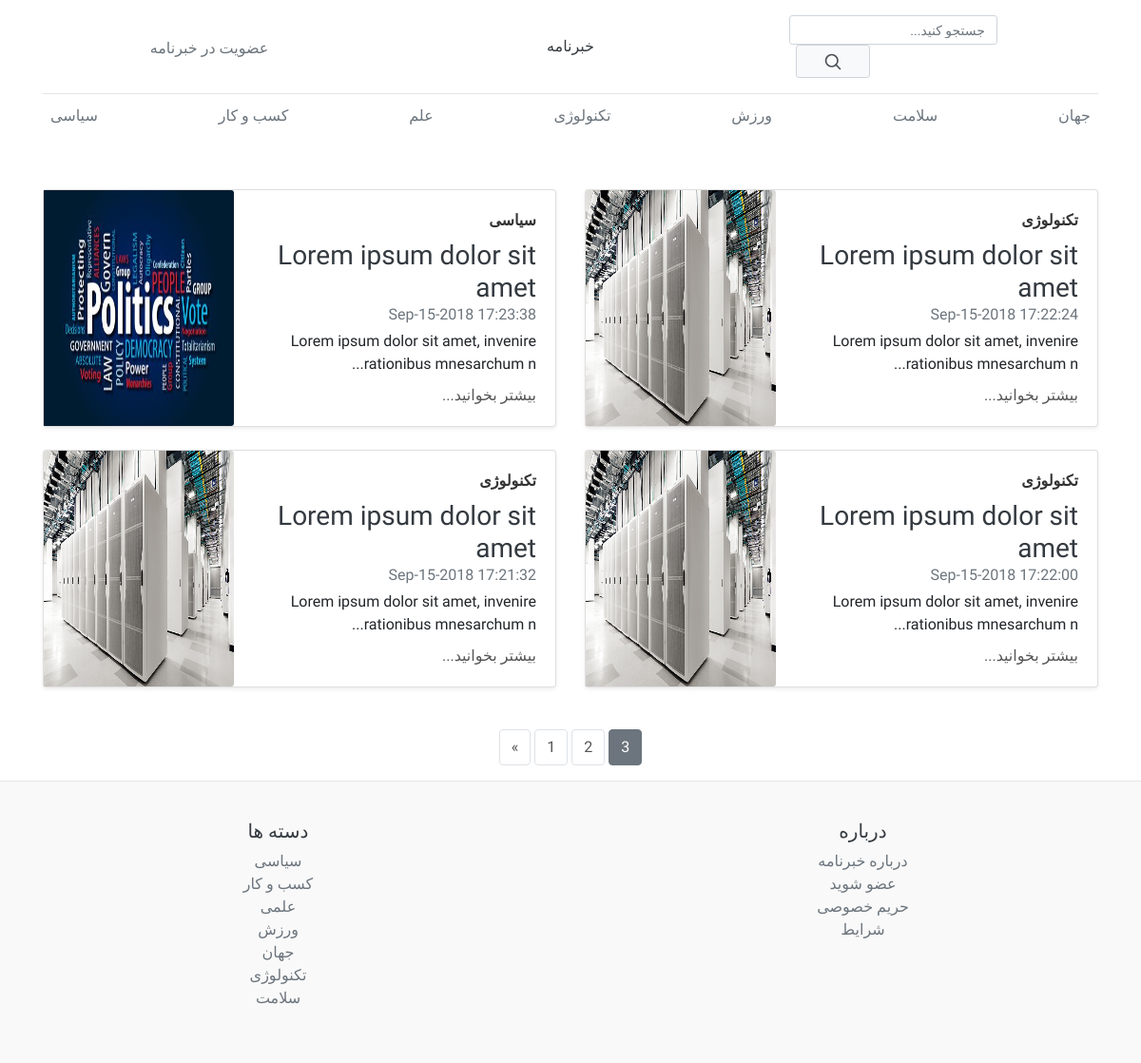
The app's page /Blog.php?page=3 with its own data.
### tables this page shows
CREATE TABLE `posts` (
  `id` int(10) NOT NULL,
  `title` varchar(50) NOT NULL,
  `datetime` varchar(50) NOT NULL,
  `category` varchar(100) NOT NULL,
  `author` varchar(100) NOT NULL,
  `image` varchar(200) NOT NULL,
  `post` varchar(10000) NOT NULL
);

CREATE TABLE `category` (
  `id` int(10) NOT NULL,
  `datetime` varchar(50) NOT NULL,
  `category` varchar(100) NOT NULL,
  `author` varchar(100) NOT NULL
);

### db/dbOperation.php (called while the page is built, shortened)
<?php
class DBOperation
{
    private $conn;
    public function __construct()
    {
        require_once 'dbConnect.php';
        $db = new DBConnect();
        $this->conn = $db->connect();
    }
    public function selectCategory()
    {
        $sql = 'SELECT * FROM `category`;';
        $stmt = $this->conn->prepare($sql);
        $stmt->execute();
        $result = $stmt->fetchAll();
        $rowCount = $stmt->rowCount();
        $finalResult = array($result, $rowCount);
        return $finalResult;
    }
    public function selectLimitedPost($offset)
    {
        $sql = 'SELECT * FROM `posts` ORDER BY `id` DESC LIMIT ?, 10;';
        $stmt = $this->conn->prepare($sql);
        $stmt->bindParam(1, $offset,  PDO::PARAM_INT);
        $stmt->execute();
        $result = $stmt->fetchAll();
        $rowCount = $stmt->rowCount();
        $finalResult = array($result, $rowCount);
        return $finalResult;
    }
    public function countPosts($key, $value)
    {
        if($key == 'author'){
            $sql = 'SELECT COUNT(*) FROM `posts` WHERE `author` = ? ;';
            $stmt = $this->conn->prepare($sql);
            $stmt->bindParam(1, $value, PDO::PARAM_STR);
        }elseif($key == 'category'){
            $sql = 'SELECT COUNT(*) FROM `posts` WHERE `category` = ? ;';
            $stmt = $this->conn->prepare($sql);
            $stmt->bindParam(1, $value, PDO::PARAM_STR);
        }else{
            $sql = 'SELECT COUNT(*) FROM `posts` ;';
            $stmt = $this->conn->prepare($sql);
        }
        $stmt->execute();
        $result = $stmt->fetchColumn();
        return $result;
    }
}

### db/dbConnect.php (called while the page is built, shortened)
<?php
class DBConnect
{
    private $conn;
    public function connect()
    {
        try {
            $this->conn = new PDO(dsn, dbUsername, dbPassword);
        } catch (PDOException $exception) {
            echo 'Connection failed: ' . $exception->getMessage();
        }
        return $this->conn;
    }
}

### Blog.php (the view, shortened to what this page needs)
<?php require_once "./db/DBOperation.php" ?>
<!doctype html>
<html lang="en">
<head>
    <link rel="stylesheet" href="https://cdn.jsdelivr.net/npm/bootstrap@4.6.2/dist/css/bootstrap.min.css">
    <link href="css/blog.css" rel="stylesheet">
    <link rel="stylesheet" href="css/starter-template.css">
</head>
<body>
    <div class="container">
        <header class="blog-header py-3">
            <div class="row flex-nowrap justify-content-between align-items-center">
                <div class="col-4 pt-1">
                    <a class="text-muted" href="#">عضویت در خبرنامه</a>
                </div>
                <div class="col-4 text-center">
                    <a class="blog-header-logo text-dark" href="Blog.php?page=1">خبرنامه</a>
                </div>
                <div class="col-4 clearfix">
                    <div class="input-group input-group-sm d-flex flex-row-reverse">
                        <form class="form-inline" action="Blog.php?page=1" method="get">
                            <input type="text" class="form-control form-control-sm" placeholder="جستجو کنید..." aria-label="Search" aria-describedby="basic-addon2">
                            <div class="input-group-append">
                                <button class="btn btn-outline-secondary btn-sm" type="submit" name="search">
                                    <svg xmlns="http://www.w3.org/2000/svg" width="20" height="20" viewBox="0 0 24 24" fill="none"
                                        stroke="currentColor" stroke-width="2" stroke-linecap="round" stroke-linejoin="round"
                                        class="mx-3">
                                        <circle cx="10.5" cy="10.5" r="7.5"></circle>
                                        <line x1="21" y1="21" x2="15.8" y2="15.8"></line>
                                    </svg>
                                </button>
                            </div>
                        </form>
                    </div>
                </div>
            </div>
        </header>
        <div class="nav-scroller py-1 mb-2">
            <nav class="nav d-flex justify-content-between">
                <a class="p-2 text-muted" href="Blog.php?page=1&category=سیاسی">سیاسی</a>
                <a class="p-2 text-muted" href="Blog.php?page=1&category=کسب و کار">کسب و کار</a>
                <a class="p-2 text-muted" href="Blog.php?page=1&category=علمی">علم</a>
                <a class="p-2 text-muted" href="Blog.php?page=1&category=تکنولوژی">تکنولوژی</a>
                <a class="p-2 text-muted" href="Blog.php?page=1&category=ورزش">ورزش</a>
                <a class="p-2 text-muted" href="Blog.php?page=1&category=سلامت">سلامت</a>
                <a class="p-2 text-muted" href="Blog.php?page=1&category=جهان">جهان</a>
            </nav>
        </div>
        <div class="row mb-2  pt-5">
            <?php
            $db = new dbOperation();
            if (isset($_GET['page'])) {
                $page = $_GET['page'];
                if ($page < 1) {
                    $offset = 0;
                } else {
                    $offset = ($page - 1) * 10 + 1;
                }
                if (isset($_GET['search'])) {
                    $finalResult = $db->selectPostSearch($_GET['search'], $offset);
                } elseif (isset($_GET['category'])) {
                    $finalResult = $db->selectPostKey('category', $_GET['category'], $offset);
                } elseif (isset($_GET['author'])) {
                    $finalResult = $db->selectPostKey('author', $_GET['author'], $offset);
                } else {
                    $finalResult = $db->selectLimitedPost($offset);
                }
                $result = $finalResult[0];
                $rowCount = $finalResult[1];
                for ($i = 0; $i < $rowCount; $i++) {
                    $title = $result[$i]['title'];
                    $post = $result[$i]['post'];
                    if (strlen($post) > 60) {
                        $post = substr($post, 0, 60) . '...';
                    }
                    echo '<div class="col-md-6">
            <div class="card flex-md-row mb-4 shadow-sm h-md-250">
                <div class="card-body d-flex flex-column align-items-start">';
                    echo '<a href="Blog.php?category=' . $result[$i]['category'] . '">'
                        . '<strong class="d-inline-block mb-2 text-primary">' . $result[$i]['category']
                        . '</strong>' . '</a>';
                    echo '<h3 class="mb-0">'
                        . '<a class="text-dark" href="FullPost.php?id=' . $result[$i]['id'] . '">' . $title
                        . '</a>' . '</h3>';
                    echo '<div class="mb-1 text-muted">' . $result[$i]['datetime'] . '</div>';
                    echo '<p class="card-text mb-auto">' . $post . '</p>'
                        . '<a href="FullPost.php?id=' . $result[$i]['id'] . '">بیشتر بخوانید...</a>
                </div>'
                        . '<img class="card-img-right flex-auto d-none d-lg-block" src="upload/' . $result[$i]['image'] . '" alt="' . $result[$i]['image'] . '" width="200px" height="250">'
                        . '</div> </div>';
                }
            } else {
                header('Location:' . 'Blog.php?page=1');
            }
            ?>
        </div>
        <nav aria-label="Page navigation example">
            <ul class="pagination  justify-content-center">
                <?php
                if (isset($_GET['page'])) {
                    $key = '';
                    $totalPosts = 0;
                    if (isset($_GET['author'])) {
                        $totalPosts = $totalPosts + $db->countPosts('author', $_GET['author']);
                        $key = $key . '&author=' . $_GET['author'];
                    } else {
                        $totalPosts = $totalPosts + $db->countPosts('', '');
                        $key = $key . '';
                    }
                    if ($_GET['page'] > 1) {
                        echo '<li class="page-item">';
                        echo '<a class="page-link" href="Blog.php?page=' . ($_GET['page'] - 1) . $key . '" aria-label="Previous">';
                        echo '<span aria-hidden="true">&laquo;</span>';
                        echo '</a>';
                        echo '</li>';
                    }
                    $postPerPage = ceil($totalPosts / 10);
                    for ($i = 1; $i <= $postPerPage; $i++) {
                        if ($_GET['page'] == $i) {
                            echo '<li class="page-item active">';
                            echo '<a class="page-link" href="Blog.php?page=' . $i . $key . '">';
                            echo $i;
                            echo '</a>';
                            echo '</li>';
                        } else {
                            echo '<li class="page-item">';
                            echo '<a class="page-link" href="Blog.php?page=' . $i . $key . '">';
                            echo $i;
                            echo '</a>';
                            echo '</li>';
                        }
                    }
                }
                ?>
            </ul>
        </nav>
    </div>
    <footer class="blog-footer">
        <div class="row">
            <div class="col-6 col-md">
                <h5 class="text-dark">دسته ها</h5>
                <ul class="list-unstyled text-small">
                    <?php
                    $db = new dbOperation();
                    $finalResult = $db->selectCategory();
                    $result = $finalResult[0];
                    $rowCount = $finalResult[1];
                    for ($i = 0; $i < $rowCount; $i++) {
                        echo '<li>';
                        echo '<a class="text-muted" href="Blog.php?page=1&category=' . $result[$i]['category'] . '">' . $result[$i]['category'] . '</a>';
                        echo '</li>';
                    }
                    ?>
                </ul>
            </div>
            <div class="col-6 col-md">
                <h5 class="text-dark">درباره</h5>
                <ul class="list-unstyled text-small">
                    <li><a class="text-muted" href="#">درباره خبرنامه</a></li>
                    <li><a class="text-muted" href="#">عضو شوید</a></li>
                    <li><a class="text-muted" href="#">حریم خصوصی</a></li>
                    <li><a class="text-muted" href="#">شرایط</a></li>
                </ul>
            </div>
        </div>
    </footer>
</body>
</html>

### css/blog.css (style rules this page uses)
body { text-align: right; }
.blog-header { line-height: 1; border-bottom: 1px solid #e5e5e5; text-align: center; }
.input-group { width: 100%; max-width: 300px; margin: 0 auto; }
.form-control { border: 1px solid #ced4da; padding: 0.375rem 0.75rem; direction: rtl; }
.input-group-append .btn { border: 1px solid #ced4da; margin: auto 8px; background-color: #f8f9fa; color: #495057; padding: 0.375rem 0.75rem; }
.card { direction: rtl; text-align: right; }
.nav-scroller { position: relative; z-index: 2; height: 2.75rem; overflow-y: hidden; }
.nav-scroller .nav { display: -ms-flexbox; display: flex; -ms-flex-wrap: nowrap; flex-wrap: nowrap; padding-bottom: 1rem; margin-top: -1px; overflow-x: auto; text-align: center; white-space: nowrap; -webkit-overflow-scrolling: touch; }
.card-img-right { height: 100%; border-radius: 0 3px 3px 0; }
.flex-auto { -ms-flex: 0 0 auto; flex: 0 0 auto; }
@media (min-width: 768px) { .h-md-250 { height: 250px; } }
.blog-footer { padding: 2.5rem 0; color: #999; text-align: center; background-color: #f9f9f9; border-top: 0.05rem solid #e5e5e5; }

### css/starter-template.css (style rules this page uses)
body { font-family: "Vazirmatn", sans-serif; }
.text-primary { color: #333 !important; }
a { color: #555 !important; }
.pagination { margin-top: 20px; }
.pagination .page-item .page-link { color: #6c757d; border: 1px solid #dee2e6; background-color: #fff; margin: 0 2px; border-radius: 4px; }
.pagination .page-item.active .page-link { color: #fff !important; background-color: #6c757d; border-color: #6c757d; }

### records on screen
posts: category "سیاسی", title "Lorem ipsum dolor sit amet", datetime "Sep-15-2018 17:23:38", post "Lorem ipsum dolor sit amet, invenire rationibus mnesarchum n...", image (picture)
posts: category "تکنولوژی", title "Lorem ipsum dolor sit amet", datetime "Sep-15-2018 17:22:24", post "Lorem ipsum dolor sit amet, invenire rationibus mnesarchum n...", image (picture)
posts: category "تکنولوژی", title "Lorem ipsum dolor sit amet", datetime "Sep-15-2018 17:21:32", post "Lorem ipsum dolor sit amet, invenire rationibus mnesarchum n...", image (picture)
posts: category "تکنولوژی", title "Lorem ipsum dolor sit amet", datetime "Sep-15-2018 17:22:00", post "Lorem ipsum dolor sit amet, invenire rationibus mnesarchum n...", image (picture)
category: category "سیاسی"
category: category "کسب و کار"
category: category "علمی"
category: category "ورزش"
category: category "جهان"
category: category "تکنولوژی"
category: category "سلامت"
